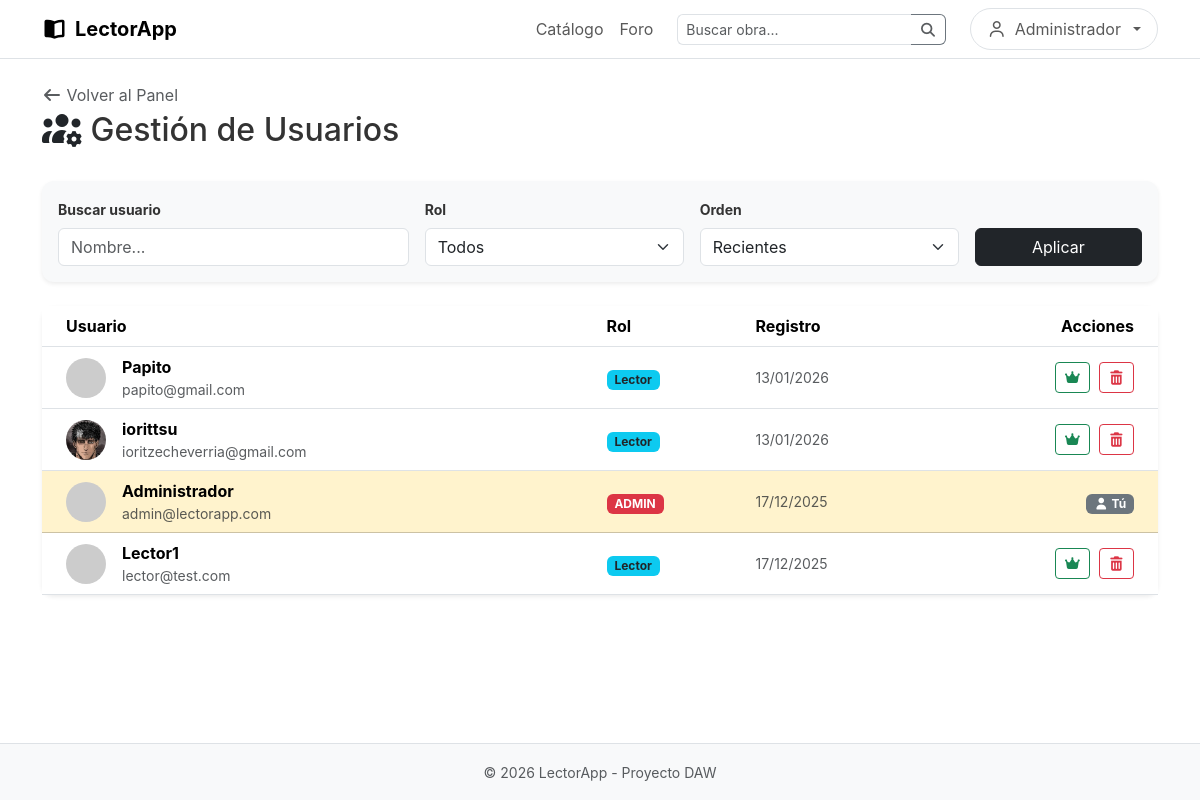
Page /admin_usuarios.php (signed in) on the committed database.
### tables this page shows
CREATE TABLE `usuarios` (
  `id` int(11) NOT NULL,
  `nombre` varchar(50) NOT NULL,
  `email` varchar(100) NOT NULL,
  `password` varchar(255) NOT NULL,
  `rol` enum('admin','lector') DEFAULT 'lector',
  `fecha_registro` datetime DEFAULT current_timestamp(),
  `foto` varchar(255) DEFAULT NULL
);

### admin_usuarios.php (the view, shortened to what this page needs)
<?php
require 'includes/db.php';
$adminActual = $_SESSION['usuario'];
$filtro_nombre = isset($_GET['busqueda']) ? trim($_GET['busqueda']) : '';
$filtro_rol = isset($_GET['rol']) ? $_GET['rol'] : 'todos';
$orden = isset($_GET['orden']) ? $_GET['orden'] : 'recientes';
$sql = "SELECT * FROM usuarios WHERE 1=1";
if ($orden === 'antiguos') {
    $sql .= " ORDER BY fecha_registro ASC";
} else {
    $sql .= " ORDER BY fecha_registro DESC";
}
$resultado = $conn->query($sql);
?>
<?php include 'includes/header.php'; ?>
<main class="container py-4">
    <div class="d-flex justify-content-between align-items-center mb-4">
        <div>
            <a href="admin.php" class="text-decoration-none text-muted mb-1 d-inline-block">
                <i class="fas fa-arrow-left"></i> Volver al Panel
            </a>
            <h2><i class="fas fa-users-cog text-dark"></i> Gestión de Usuarios</h2>
        </div>
    </div>
    <div class="card shadow-sm mb-4 bg-light border-0">
        <div class="card-body">
            <form method="GET" action="" class="row g-3 align-items-end">
                <div class="col-md-4">
                    <label class="form-label fw-bold small">Buscar usuario</label>
                    <input type="text" name="busqueda" class="form-control" placeholder="Nombre..." value="<?php echo htmlspecialchars($filtro_nombre); ?>">
                </div>
                <div class="col-md-3">
                    <label class="form-label fw-bold small">Rol</label>
                    <select name="rol" class="form-select">
                        <option value="todos" <?php echo $filtro_rol=='todos'?'selected':''; ?>>Todos</option>
                    </select>
                </div>
                <div class="col-md-3">
                    <label class="form-label fw-bold small">Orden</label>
                    <select name="orden" class="form-select">
                        <option value="recientes" <?php echo $orden=='recientes'?'selected':''; ?>>Recientes</option>
                    </select>
                </div>
                <div class="col-md-2">
                    <button type="submit" class="btn btn-dark w-100">Aplicar</button>
                </div>
            </form>
        </div>
    </div>
    <div class="card shadow-sm border-0">
        <div class="table-responsive">
            <table class="table table-hover align-middle mb-0">
                <thead class="bg-light">
                    <tr>
                        <th class="ps-4">Usuario</th>
                        <th>Rol</th>
                        <th>Registro</th>
                        <th class="text-end pe-4">Acciones</th>
                    </tr>
                </thead>
                <tbody>
                    <?php if ($resultado->num_rows > 0): ?>
                        <?php while($user = $resultado->fetch_assoc()): ?>
                            <?php $esYoMismo = ($user['nombre'] === $adminActual); ?>
                            <tr class="<?php echo $esYoMismo ? 'table-warning' : ''; ?>"> <td class="ps-4">
                                    <div class="d-flex align-items-center">
                                        <?php $foto = !empty($user['foto']) ? $user['foto'] : 'https://via.placeholder.com/40'; ?>
                                        <img src="<?php echo $foto; ?>" class="rounded-circle me-3" width="40" height="40" style="object-fit:cover;">
                                        <div>
                                            <span class="fw-bold"><?php echo $user['nombre']; ?></span>
                                            <div class="small text-muted"><?php echo $user['email']; ?></div>
                                        </div>
                                    </div>
                                </td>
                                <td>
                                    <?php if($user['rol'] === 'admin'): ?>
                                        <span class="badge bg-danger">ADMIN</span>
                                    <?php else: ?>
                                        <span class="badge bg-info text-dark">Lector</span>
                                    <?php endif; ?>
                                </td>
                                <td class="small text-muted">
                                    <?php echo date('d/m/Y', strtotime($user['fecha_registro'])); ?>
                                </td>
                                <td class="text-end pe-4">
                                    <?php if ($esYoMismo): ?>
                                        <span class="badge bg-secondary"><i class="fas fa-user"></i> Tú</span>
                                    <?php else: ?>
                                        <?php if($user['rol'] === 'lector'): ?>
                                            <a href="admin_usuarios.php?accion=hacer_admin&id=<?php echo $user['id']; ?>" class="btn btn-sm btn-outline-success me-1" title="Ascender">
                                                <i class="fas fa-crown"></i>
                                            </a>
                                        <?php else: ?>
                                            <a href="admin_usuarios.php?accion=quitar_admin&id=<?php echo $user['id']; ?>" class="btn btn-sm btn-outline-warning me-1" title="Degradar">
                                                <i class="fas fa-user-shield"></i>
                                            </a>
                                        <?php endif; ?>
                                        <a href="admin_usuarios.php?accion=borrar&id=<?php echo $user['id']; ?>"
                                           class="btn btn-sm btn-outline-danger"
                                           onclick="return confirm('¿Seguro?');">
                                            <i class="fas fa-trash-alt"></i>
                                        </a>
                                    <?php endif; ?>
                                </td>
                            </tr>
                        <?php endwhile; ?>
                    <?php else: ?>
                        <tr><td colspan="4" class="text-center py-5">Sin resultados.</td></tr>
                    <?php endif; ?>
                </tbody>
            </table>
        </div>
    </div>
</main>
<?php include 'includes/footer.php'; ?>

### assets/css/styles.css (style rules this page uses)
:root { --primary-color: #333; --accent-color: #f4f4f5; --star-color: #fbbf24; --blue-action: #2563eb; }
* { margin: 0; padding: 0; box-sizing: border-box; }
body { font-family: 'Inter', sans-serif; background-color: #fff; color: var(--primary-color); display: flex; flex-direction: column; min-height: 100vh; }
main { padding: 2rem 5%; max-width: 1400px; margin: 0 auto; flex: 1; width: 100%; }
select { padding: 0.5rem 1rem; border: 1px solid #eaeaea; border-radius: 6px; background-color: #fff; cursor: pointer; min-width: 150px; }
button { padding: 0.5rem 1rem; cursor: pointer; background: #fff; border: 1px solid #ccc; border-radius: 6px; }
.card { background: #fff; border-radius: 12px; cursor: pointer; transition: transform 0.2s; display: flex; flex-direction: column; text-decoration: none; color: inherit; border: 1px solid transparent; }

### rows in the picture
usuarios: nombre "Papito", email "papito@gmail.com", rol "Lector", fecha_registro "13/01/2026"
usuarios: foto (picture), nombre "iorittsu", email "ioritzecheverria@gmail.com", rol "Lector", fecha_registro "13/01/2026"
usuarios: nombre "Administrador", email "admin@lectorapp.com", rol "ADMIN", fecha_registro "17/12/2025", shows "Tú"
usuarios: nombre "Lector1", email "lector@test.com", rol "Lector", fecha_registro "17/12/2025"

### other values in the picture
$_SESSION['usuario'] "Administrador"
